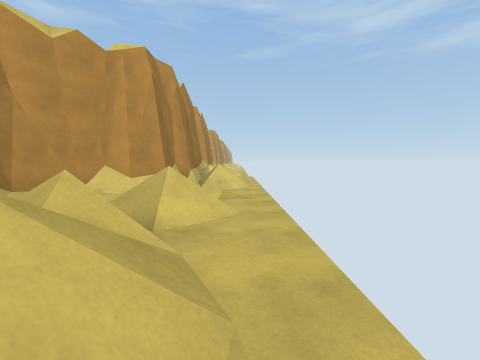
view 1 (above)

24 first-person views from a walk through a scene from a Unity 3-D project. The camera is 1.4 m above the floor, tilts 4° down and sees 90° across. The floor is counted in squares, 2 m on a side. Each view is taken from the middle of a square. On the plan, view 1 faces up. The plan holds only what a view shows up to about 9 squares ahead; the rest is blank. The place goes on beyond the plan. The player is left out.

view 2
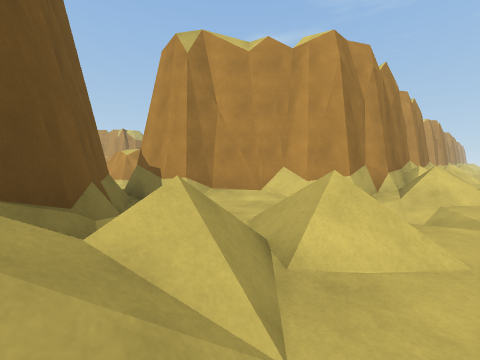

view 3
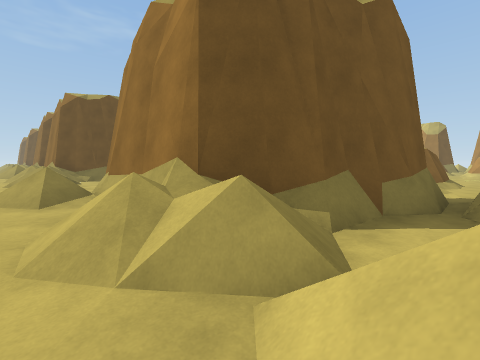

view 4
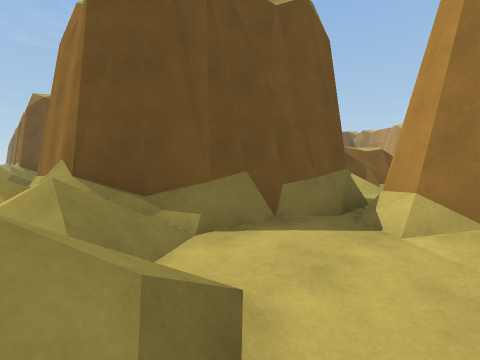

view 5
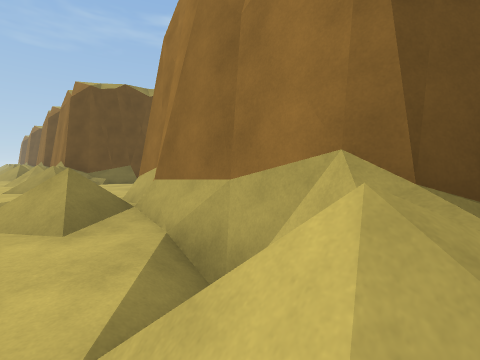

view 6
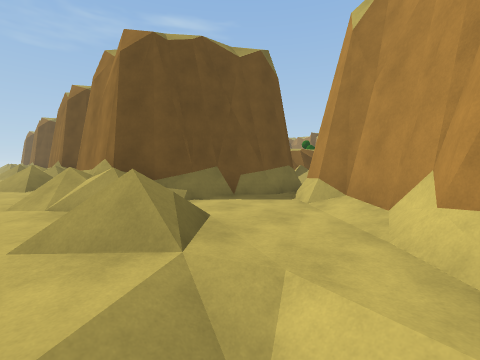

view 7
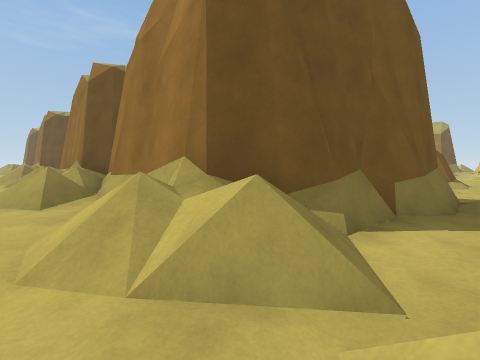

view 8
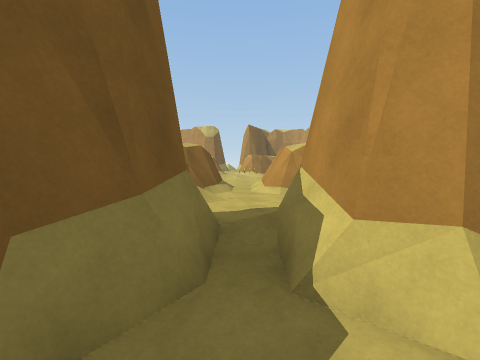

view 9
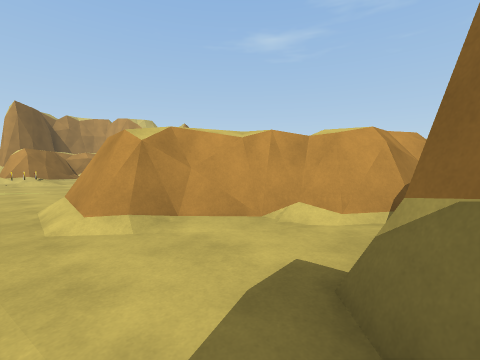

view 10
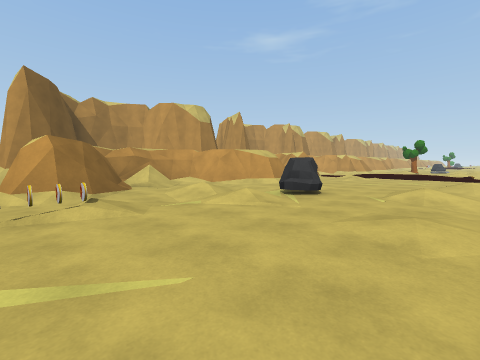

view 11
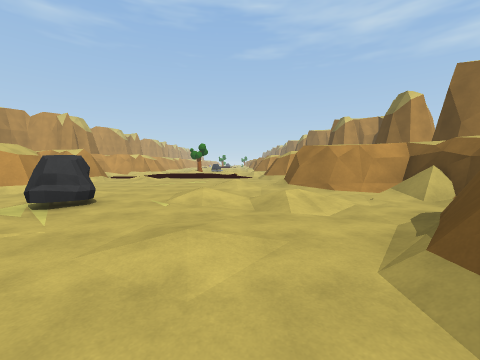

view 12
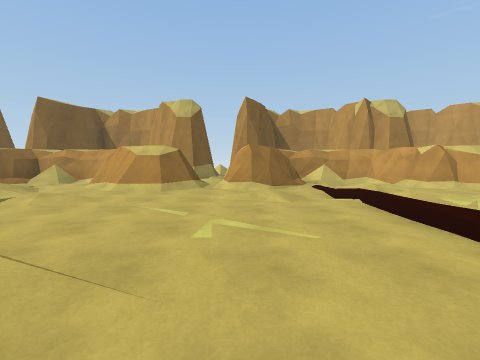

view 13
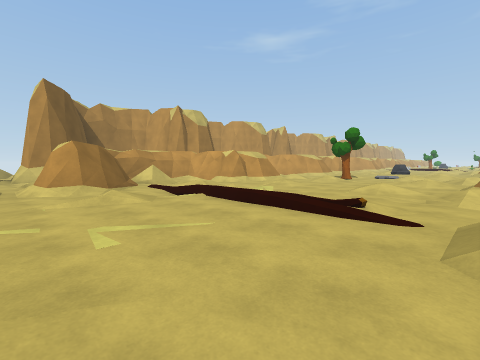

view 14
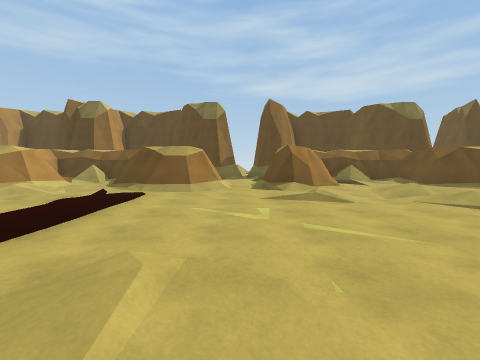

view 15
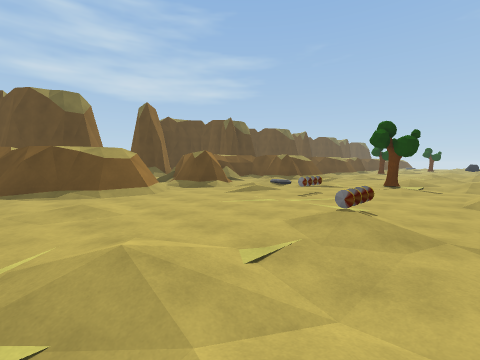

view 16
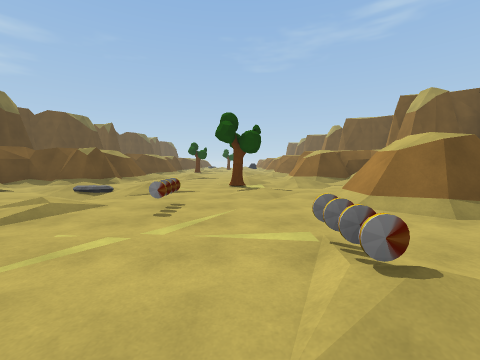

view 17
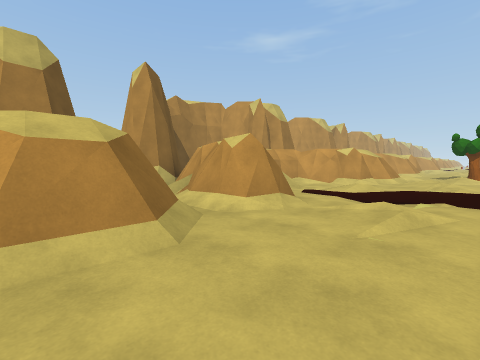

view 18
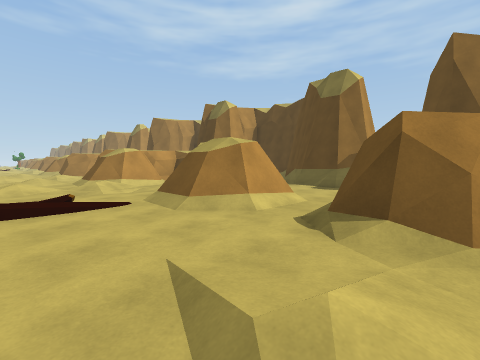

view 19
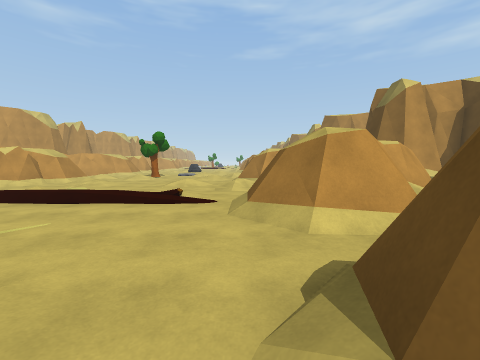

view 20
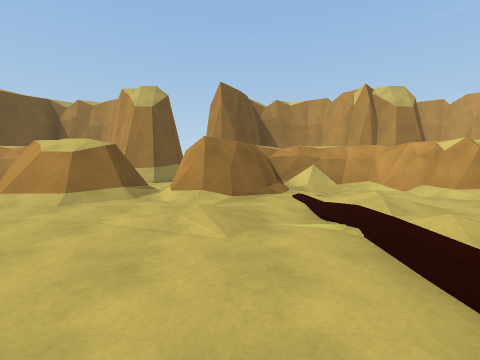

view 21
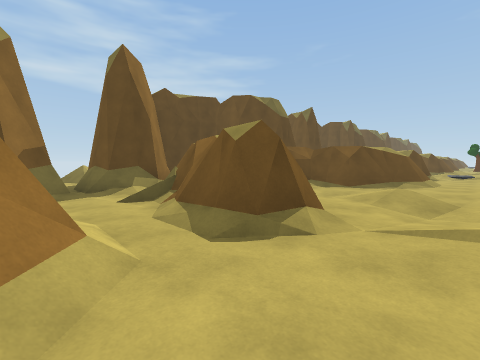

view 22
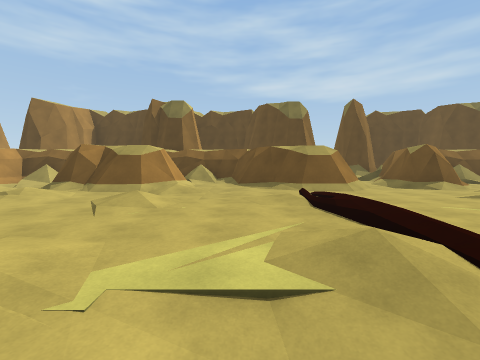

view 23
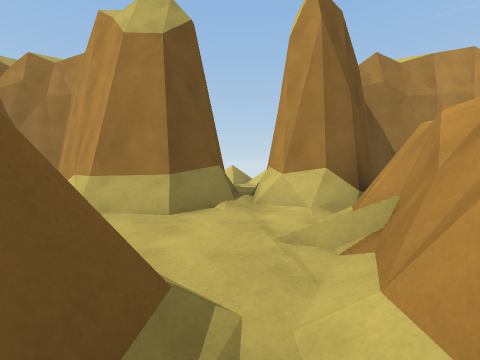

view 24
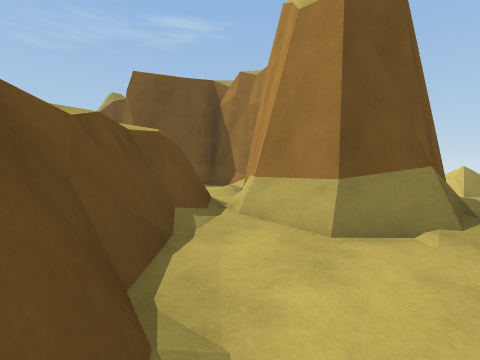

### Floor plan
Key: @ floor where view 1 was taken; # wall or solid block; x gap in a wall; . main floor; : floor 0.25 m higher than the main floor; + floor 0.5 m higher than the main floor; / step, stairs or slope; = window, fence, low wall or low ledge; ^ raised ledge; C coin; R rock; T tree; O other object.
Columns run from 27 left of view 1 to 0 right of it. Each row starts with its distance up from view 1.
 10          ## ....###      #/
  9         ##.+:.:./###     #/
  8        ###....../..#     #/.
  7        #../.......###    #=/
  6       #^/.:.:../.#####  ##/.
  5      ####=..//.//## .####.//
  4     ######.:..../##..###../.
  3 =   ##.###.:..........x..//.
  2 //.=##.........:.###.####=/.
  1      ##.###....:.#########//
  0      ######.......### #  #/@
 -1        ###.:..:./.:^#    #/.
 -2        ##...R.../..##    #/.
 -3        #/./.......###    #=/
 -4        ##././..:.####  ###/.
 -5        ##/....../###.  #:.//
 -6        ###.C..../##..###../.
 -7        =##.C............../.
 -8          /...C.:.##//####//.
 -9         ##/..O.:.###    ##//
-10          #/.......       #/.
-11           ....:/:.:      #/.
-12          ...T.../..#     #//
-13         /.:./..:.###     #=/
-14         ##   .::.#       #/
-15                          #/
-16                          #/
-17                          #
-18                          #=

Where each view was taken, in squares from view 1:
view 1: 0 up, 0 right, facing up
view 2: 1 up, 0 right, facing up-left
view 3: 3 up, 0 right, facing down-left
view 4: 4 up, 1 left, facing down-left
view 5: 1 up, 0 right, facing down-left
view 6: 4 down, 0 right, facing down-left
view 7: 7 down, 0 right, facing down-left
view 8: 7 down, 3 left, facing left
view 9: 7 down, 6 left, facing up-left
view 10: 7 down, 12 left, facing up-left
view 11: 6 down, 12 left, facing up
view 12: 3 up, 11 left, facing left
view 13: 2 up, 11 left, facing up-left
view 14: 3 up, 17 left, facing right
view 15: 3 down, 17 left, facing down-right
view 16: 5 down, 15 left, facing down
view 17: 0 up, 15 left, facing up-left
view 18: 1 up, 13 left, facing up-right
view 19: 1 up, 11 left, facing up
view 20: 4 up, 13 left, facing left
view 21: 4 up, 12 left, facing down-right
view 22: 7 up, 17 left, facing right
view 23: 2 up, 18 left, facing left
view 24: 2 up, 19 left, facing down-left
